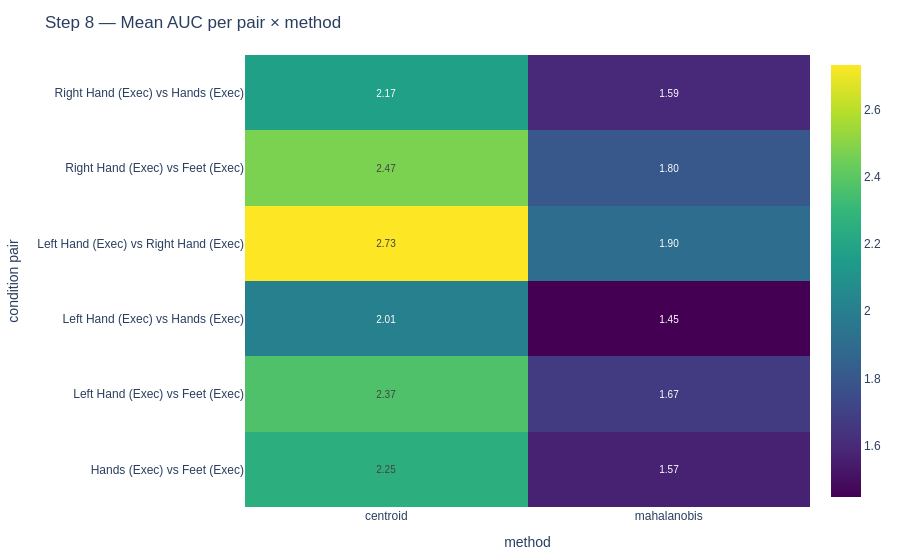

Here is the notebook cell this chart was saved with:
### Code cell
# --- Plot AUC Heatmap ---
_auc_mask = df_sep['metric'] == 'auc_separation'
auc_pivot = df_sep.loc[_auc_mask].pivot_table(
    index='pair_name', columns='method', values='value', aggfunc='mean'
)

fig_auc_heat = plot_heatmap(
    auc_pivot, 
    annotate=True, 
    annotation_format='.2f',
    title='Step 8 — Mean AUC per pair × method',
    xaxis_title='method', 
    yaxis_title='condition pair',
)
fig_auc_heat.show()

### Figure 1 — Plotly figure (JSON) as saved in the notebook; plotly's stock layout.template omitted (floating-point values rounded to 4 significant figures)
{"data": [{"colorbar": {"title": {"text": ""}}, "colorscale": [[0, "#440154"], [0.1111, "#482878"], [0.2222, "#3e4989"], [0.3333, "#31688e"], [0.4444, "#26828e"], [0.5556, "#1f9e89"], [0.6667, "#35b779"], [0.7778, "#6ece58"], [0.8889, "#b5de2b"], [1, "#fde725"]], "text": [["2.25", "1.57"], ["2.37", "1.67"], ["2.01", "1.45"], ["2.73", "1.90"], ["2.47", "1.80"], ["2.17", "1.59"]], "textfont": {"size": 10}, "texttemplate": "%{text}", "type": "heatmap", "x": ["centroid", "mahalanobis"], "y": ["Hands (Exec) vs Feet (Exec)", "Left Hand (Exec) vs Feet (Exec)", "Left Hand (Exec) vs Hands (Exec)", "Left Hand (Exec) vs Right Hand (Exec)", "Right Hand (Exec) vs Feet (Exec)", "Right Hand (Exec) vs Hands (Exec)"], "z": [[2.251, 1.567], [2.368, 1.674], [2.006, 1.448], [2.732, 1.905], [2.472, 1.798], [2.172, 1.59]]}], "layout": {"margin": {"b": 50, "l": 50, "r": 40, "t": 55}, "title": {"text": "Step 8 — Mean AUC per pair × method"}, "xaxis": {"title": {"text": "method"}}, "yaxis": {"title": {"text": "condition pair"}}}}
